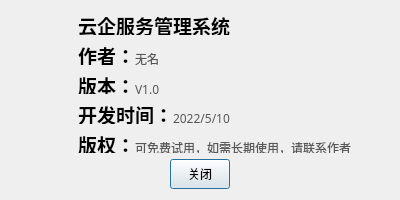
<?xml version="1.0" encoding="UTF-8"?>
<ui version="4.0">
 <class>Dialog</class>
 <widget class="QDialog" name="Dialog">
  <property name="windowModality">
   <enum>Qt::ApplicationModal</enum>
  </property>
  <property name="geometry">
   <rect>
    <x>0</x>
    <y>0</y>
    <width>400</width>
    <height>200</height>
   </rect>
  </property>
  <property name="minimumSize">
   <size>
    <width>400</width>
    <height>200</height>
   </size>
  </property>
  <property name="maximumSize">
   <size>
    <width>400</width>
    <height>200</height>
   </size>
  </property>
  <property name="font">
   <font>
    <family>Heiti SC</family>
    <bold>true</bold>
   </font>
  </property>
  <property name="acceptDrops">
   <bool>false</bool>
  </property>
  <property name="windowTitle">
   <string>关于我们</string>
  </property>
  <property name="windowIcon">
   <iconset resource="resources.qrc">
    <normaloff>:/root/resources/image/title_main.png</normaloff>:/root/resources/image/title_main.png</iconset>
  </property>
  <property name="statusTip">
   <string>关于我们</string>
  </property>
  <property name="whatsThis">
   <string>关于我们</string>
  </property>
  <property name="autoFillBackground">
   <bool>false</bool>
  </property>
  <property name="sizeGripEnabled">
   <bool>false</bool>
  </property>
  <property name="modal">
   <bool>true</bool>
  </property>
  <layout class="QVBoxLayout" name="verticalLayout_3">
   <item>
    <layout class="QHBoxLayout" name="horizontalLayout">
     <item>
      <layout class="QVBoxLayout" name="verticalLayout">
       <item>
        <widget class="QLabel" name="label">
         <property name="maximumSize">
          <size>
           <width>61</width>
           <height>71</height>
          </size>
         </property>
         <property name="text">
          <string/>
         </property>
         <property name="pixmap">
          <pixmap resource="resources.qrc">:/root/resources/image/title_main.png</pixmap>
         </property>
         <property name="scaledContents">
          <bool>true</bool>
         </property>
        </widget>
       </item>
       <item>
        <spacer name="verticalSpacer">
         <property name="maximumSize">
          <size>
           <width>23</width>
           <height>161</height>
          </size>
         </property>
         <property name="orientation">
          <enum>Qt::Vertical</enum>
         </property>
         <property name="sizeHint" stdset="0">
          <size>
           <width>20</width>
           <height>48</height>
          </size>
         </property>
        </spacer>
       </item>
      </layout>
     </item>
     <item>
      <layout class="QVBoxLayout" name="verticalLayout_2">
       <item>
        <widget class="QLabel" name="label_2">
         <property name="font">
          <font>
           <family>Heiti SC</family>
           <bold>true</bold>
          </font>
         </property>
         <property name="text">
          <string>&lt;html&gt;&lt;head/&gt;&lt;body&gt;&lt;p&gt;&lt;span style=&quot; font-size:14pt; font-weight:700;&quot;&gt;云企服务管理系统&lt;/span&gt;&lt;/p&gt;&lt;/body&gt;&lt;/html&gt;</string>
         </property>
        </widget>
       </item>
       <item>
        <widget class="QLabel" name="label_3">
         <property name="font">
          <font>
           <family>Heiti SC</family>
           <bold>false</bold>
          </font>
         </property>
         <property name="text">
          <string>&lt;html&gt;&lt;head/&gt;&lt;body&gt;&lt;p&gt;&lt;span style=&quot; font-size:14pt; font-weight:700;&quot;&gt;作者：&lt;/span&gt;&lt;span style=&quot; color:#575757;&quot;&gt;无名&lt;/span&gt;&lt;/p&gt;&lt;/body&gt;&lt;/html&gt;</string>
         </property>
        </widget>
       </item>
       <item>
        <widget class="QLabel" name="label_5">
         <property name="font">
          <font>
           <family>Heiti SC</family>
           <bold>false</bold>
          </font>
         </property>
         <property name="text">
          <string>&lt;html&gt;&lt;head/&gt;&lt;body&gt;&lt;p&gt;&lt;span style=&quot; font-size:14pt; font-weight:700;&quot;&gt;版本：&lt;/span&gt;&lt;span style=&quot; color:#575757;&quot;&gt;V1.0&lt;/span&gt;&lt;/p&gt;&lt;/body&gt;&lt;/html&gt;</string>
         </property>
        </widget>
       </item>
       <item>
        <widget class="QLabel" name="label_4">
         <property name="font">
          <font>
           <family>Heiti SC</family>
           <bold>false</bold>
          </font>
         </property>
         <property name="text">
          <string>&lt;html&gt;&lt;head/&gt;&lt;body&gt;&lt;p&gt;&lt;span style=&quot; font-size:14pt; font-weight:700;&quot;&gt;开发时间：&lt;/span&gt;&lt;span style=&quot; color:#575757;&quot;&gt;2022/5/10&lt;/span&gt;&lt;/p&gt;&lt;/body&gt;&lt;/html&gt;</string>
         </property>
        </widget>
       </item>
       <item>
        <widget class="QLabel" name="label_6">
         <property name="font">
          <font>
           <family>Heiti SC</family>
           <bold>false</bold>
          </font>
         </property>
         <property name="text">
          <string>&lt;html&gt;&lt;head/&gt;&lt;body&gt;&lt;p&gt;&lt;span style=&quot; font-size:14pt; font-weight:700;&quot;&gt;版权：&lt;/span&gt;&lt;span style=&quot; color:#575757;&quot;&gt;可免费试用，如需长期使用，请联系作者&lt;/span&gt;&lt;/p&gt;&lt;/body&gt;&lt;/html&gt;</string>
         </property>
        </widget>
       </item>
      </layout>
     </item>
    </layout>
   </item>
   <item>
    <layout class="QHBoxLayout" name="horizontalLayout_2">
     <item>
      <spacer name="horizontalSpacer">
       <property name="orientation">
        <enum>Qt::Horizontal</enum>
       </property>
       <property name="sizeHint" stdset="0">
        <size>
         <width>40</width>
         <height>20</height>
        </size>
       </property>
      </spacer>
     </item>
     <item>
      <widget class="QPushButton" name="pushButton_about_me">
       <property name="minimumSize">
        <size>
         <width>60</width>
         <height>30</height>
        </size>
       </property>
       <property name="maximumSize">
        <size>
         <width>60</width>
         <height>30</height>
        </size>
       </property>
       <property name="font">
        <font>
         <family>Heiti SC</family>
         <bold>false</bold>
        </font>
       </property>
       <property name="styleSheet">
        <string notr="true">background-color: qconicalgradient(cx:0.5, cy:0.5, angle:0, stop:0 rgba(237, 208, 22, 255), stop:0.225 rgba(166, 140, 41, 255), stop:0.267045 rgba(239, 206, 55, 255), stop:0.285 rgba(204, 181, 74, 255), stop:0.345 rgba(235, 219, 102, 255), stop:0.415 rgba(245, 236, 112, 255), stop:0.52 rgba(209, 190, 76, 255), stop:0.57 rgba(187, 156, 51, 255), stop:0.635 rgba(168, 142, 42, 255), stop:0.695 rgba(202, 174, 68, 255), stop:0.75 rgba(218, 202, 86, 255), stop:0.815 rgba(208, 187, 73, 255), stop:0.88 rgba(187, 156, 51, 255), stop:1 rgba(235, 213, 26, 255));</string>
       </property>
       <property name="text">
        <string>关闭</string>
       </property>
       <property name="icon">
        <iconset resource="resources.qrc">
         <normaloff>:/close/resources/image/close_2.svg</normaloff>:/close/resources/image/close_2.svg</iconset>
       </property>
       <property name="iconSize">
        <size>
         <width>20</width>
         <height>20</height>
        </size>
       </property>
      </widget>
     </item>
     <item>
      <spacer name="horizontalSpacer_2">
       <property name="orientation">
        <enum>Qt::Horizontal</enum>
       </property>
       <property name="sizeHint" stdset="0">
        <size>
         <width>40</width>
         <height>20</height>
        </size>
       </property>
      </spacer>
     </item>
    </layout>
   </item>
  </layout>
 </widget>
 <resources>
  <include location="resources.qrc"/>
 </resources>
 <connections/>
</ui>
